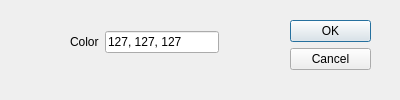
<?xml version="1.0" encoding="UTF-8"?>
<ui version="4.0">
 <class>Dialog_extractcolor</class>
 <widget class="QDialog" name="Dialog_extractcolor">
  <property name="geometry">
   <rect>
    <x>0</x>
    <y>0</y>
    <width>400</width>
    <height>100</height>
   </rect>
  </property>
  <property name="sizePolicy">
   <sizepolicy hsizetype="Fixed" vsizetype="Fixed">
    <horstretch>0</horstretch>
    <verstretch>0</verstretch>
   </sizepolicy>
  </property>
  <property name="minimumSize">
   <size>
    <width>400</width>
    <height>100</height>
   </size>
  </property>
  <property name="maximumSize">
   <size>
    <width>400</width>
    <height>100</height>
   </size>
  </property>
  <property name="windowTitle">
   <string>Extract Color</string>
  </property>
  <widget class="QDialogButtonBox" name="buttonBox">
   <property name="geometry">
    <rect>
     <x>290</x>
     <y>20</y>
     <width>81</width>
     <height>241</height>
    </rect>
   </property>
   <property name="orientation">
    <enum>Qt::Vertical</enum>
   </property>
   <property name="standardButtons">
    <set>QDialogButtonBox::Cancel|QDialogButtonBox::Ok</set>
   </property>
  </widget>
  <widget class="QWidget" name="">
   <property name="geometry">
    <rect>
     <x>70</x>
     <y>30</y>
     <width>149</width>
     <height>25</height>
    </rect>
   </property>
   <layout class="QGridLayout" name="gridLayout">
    <item row="0" column="0">
     <widget class="QLabel" name="label">
      <property name="text">
       <string>Color</string>
      </property>
     </widget>
    </item>
    <item row="0" column="1">
     <widget class="QLineEdit" name="lineEdit_extractcolor">
      <property name="text">
       <string>127, 127, 127</string>
      </property>
     </widget>
    </item>
   </layout>
  </widget>
 </widget>
 <resources/>
 <connections>
  <connection>
   <sender>buttonBox</sender>
   <signal>accepted()</signal>
   <receiver>Dialog_extractcolor</receiver>
   <slot>accept()</slot>
   <hints>
    <hint type="sourcelabel">
     <x>248</x>
     <y>254</y>
    </hint>
    <hint type="destinationlabel">
     <x>157</x>
     <y>274</y>
    </hint>
   </hints>
  </connection>
  <connection>
   <sender>buttonBox</sender>
   <signal>rejected()</signal>
   <receiver>Dialog_extractcolor</receiver>
   <slot>reject()</slot>
   <hints>
    <hint type="sourcelabel">
     <x>316</x>
     <y>260</y>
    </hint>
    <hint type="destinationlabel">
     <x>286</x>
     <y>274</y>
    </hint>
   </hints>
  </connection>
 </connections>
</ui>
